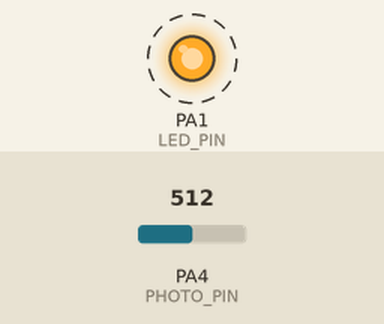
This sketch was run on a simulated STM32 Blue Pill. On the bench: output pins drawn as LEDs (lit = HIGH). Dashed ring = blinking. The test bench sets the inputs (shaded band); at power-on: PA4 (PHOTO_PIN) = 512. What the sketch prints to the serial monitor is not drawn.

Above: at 0.5 s.
Timing chart, 0 to 4.6 s (numbered marks = the images above):
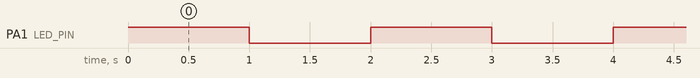

The sketch:

tcb_oled.ino
```cpp
#define LED_PIN PA1
#define PHOTO_PIN PA4

void setup() {
  pinMode(LED_PIN, OUTPUT);
  pinMode(PHOTO_PIN, INPUT); // Analog input

  Serial.begin(9600);
}

void loop() {
  // Turn on LED
  digitalWrite(LED_PIN, HIGH);
  delay(1000); // Let light reflect

  // Read analog reflectance
  int reflectance = analogRead(PHOTO_PIN);

  // Turn off LED
  digitalWrite(LED_PIN, LOW);

  // Print reflectance value
  Serial.print("Reflectance (analog): ");
  Serial.println(reflectance);

  delay(1000); // Wait before next measurement
}
```

Measured:
- by itself, PA1 (LED_PIN): alternates HIGH for 1.0 s and LOW for 1.0 s
